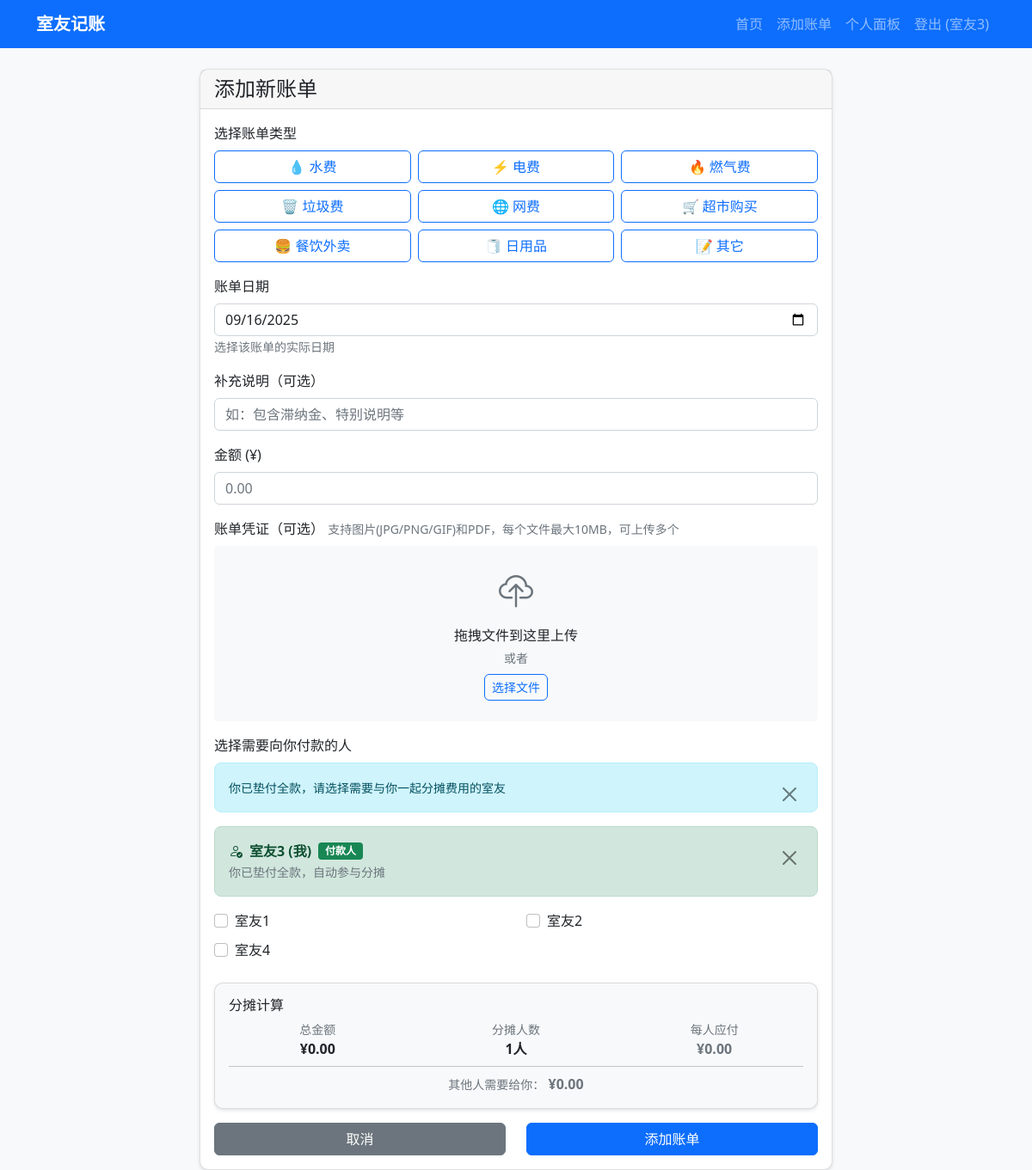
The page /add_bill (signed in) on the database its author committed.
### models.py (models this page shows, shortened)
class User(UserMixin, db.Model):
    id = db.Column(db.Integer, primary_key=True)
    username = db.Column(db.String(80), unique=True, nullable=False)
    password_hash = db.Column(db.String(120), nullable=False)
    display_name = db.Column(db.String(100), nullable=False)
    created_at = db.Column(db.DateTime, default=datetime.utcnow)
    bills_paid = db.relationship('Bill', backref='payer', lazy=True, foreign_keys='Bill.payer_id')
    settlements = db.relationship('Settlement', backref='settler', lazy=True)

### app.py (the view, shortened to what this page needs)
@app.route('/add_bill', methods=['GET', 'POST'])
@login_required
def add_bill():
    users = User.query.all()
    today = datetime.now().strftime('%Y-%m-%d')
    return render_template('add_bill.html', users=users, today=today)

### app.py (called while the page is built)
@login_manager.user_loader
def load_user(user_id):
    return User.query.get(int(user_id))

### templates/add_bill.html (shortened to what this page needs)
{% extends "base.html" %}
{% block content %}
<div class="row justify-content-center">
    <div class="col-md-8">
        <div class="card">
            <div class="card-header">
                <h4 class="mb-0">添加新账单</h4>
            </div>
            <div class="card-body">
                <form method="POST" enctype="multipart/form-data">
                    <div class="mb-3">
                        <label class="form-label">选择账单类型</label>
                        <div class="row g-2">
                            <div class="col-md-4 col-6">
                                <label class="btn btn-outline-primary w-100" for="type_water">
                                    💧 水费
                                </label>
                            </div>
                            <div class="col-md-4 col-6">
                                <label class="btn btn-outline-primary w-100" for="type_electricity">
                                    ⚡ 电费
                                </label>
                            </div>
                            <div class="col-md-4 col-6">
                                <label class="btn btn-outline-primary w-100" for="type_gas">
                                    🔥 燃气费
                                </label>
                            </div>
                            <div class="col-md-4 col-6">
                                <label class="btn btn-outline-primary w-100" for="type_trash">
                                    🗑️ 垃圾费
                                </label>
                            </div>
                            <div class="col-md-4 col-6">
                                <label class="btn btn-outline-primary w-100" for="type_internet">
                                    🌐 网费
                                </label>
                            </div>
                            <div class="col-md-4 col-6">
                                <label class="btn btn-outline-primary w-100" for="type_shopping">
                                    🛒 超市购买
                                </label>
                            </div>
                            <div class="col-md-4 col-6">
                                <label class="btn btn-outline-primary w-100" for="type_food">
                                    🍔 餐饮外卖
                                </label>
                            </div>
                            <div class="col-md-4 col-6">
                                <label class="btn btn-outline-primary w-100" for="type_daily">
                                    🧻 日用品
                                </label>
                            </div>
                            <div class="col-md-4 col-6">
                                <label class="btn btn-outline-primary w-100" for="type_other">
                                    📝 其它
                                </label>
                            </div>
                        </div>
                    </div>
                    <div class="mb-3">
                        <label for="bill_date" class="form-label">账单日期</label>
                        <input type="date" class="form-control" id="bill_date" name="bill_date"
                               value="{{ today }}" required>
                        <small class="form-text text-muted">选择该账单的实际日期</small>
                    </div>
                    <div class="mb-3">
                        <label for="notes" class="form-label">补充说明（可选）</label>
                        <input type="text" class="form-control" id="notes" name="notes"
                               placeholder="如：包含滞纳金、特别说明等">
                    </div>
                    <div class="mb-3">
                        <label for="amount" class="form-label">金额 (¥)</label>
                        <input type="number" class="form-control" id="amount" name="amount"
                               step="0.01" min="0" placeholder="0.00" required>
                    </div>
                    <div class="mb-3">
                        <label class="form-label">
                            账单凭证（可选）
                            <small class="text-muted">支持图片(JPG/PNG/GIF)和PDF，每个文件最大10MB，可上传多个</small>
                        </label>
                        <div id="drop-zone" class="border-2 border-dashed border-secondary rounded p-4 text-center position-relative"
                             style="background-color: #f8f9fa; cursor: pointer; min-height: 150px;">
                            <div id="drop-zone-content">
                                <i class="bi bi-cloud-upload fs-1 text-secondary"></i>
                                <p class="mt-2 mb-1">拖拽文件到这里上传</p>
                                <p class="text-muted small mb-2">或者</p>
                                <button type="button" class="btn btn-outline-primary btn-sm" id="browse-btn">
                                    选择文件
                                </button>
                            </div>
                        </div>
                    </div>
                    <div class="mb-3">
                        <label class="form-label">选择需要向你付款的人</label>
                        <div class="alert alert-info alert-dismissible fade show">
                            <button type="button" class="btn-close" data-bs-dismiss="alert" aria-label="关闭"></button>
                            <small>你已垫付全款，请选择需要与你一起分摊费用的室友</small>
                        </div>
                        <div class="alert alert-success mb-3 alert-dismissible fade show">
                            <button type="button" class="btn-close" data-bs-dismiss="alert" aria-label="关闭"></button>
                            <div class="d-flex align-items-center">
                                <i class="bi bi-person-check me-2"></i>
                                <strong>{{ current_user.display_name }} (我)</strong>
                                <span class="badge bg-success ms-2">付款人</span>
                            </div>
                            <small class="text-muted">你已垫付全款，自动参与分摊</small>
                        </div>
                        <div class="row">
                            {% for user in users %}
                                {% if user.id != current_user.id %}
                                    <div class="col-md-6 mb-2">
                                        <div class="form-check">
                                            <input class="form-check-input participant-checkbox" type="checkbox"
                                                   name="participants" value="{{ user.id }}" id="user{{ user.id }}">
                                            <label class="form-check-label" for="user{{ user.id }}">
                                                {{ user.display_name }}
                                            </label>
                                        </div>
                                    </div>
                                {% endif %}
                            {% endfor %}
                        </div>
                    </div>
                    <div class="mb-3">
                        <div class="card bg-light">
                            <div class="card-body">
                                <h6 class="card-title">分摊计算</h6>
                                <div id="split-calculation">
                                    <div class="row text-center">
                                        <div class="col-4">
                                            <div class="text-muted small">总金额</div>
                                            <div class="fw-bold" id="total-amount">¥0.00</div>
                                        </div>
                                        <div class="col-4">
                                            <div class="text-muted small">分摊人数</div>
                                            <div class="fw-bold" id="participant-count">1人</div>
                                        </div>
                                        <div class="col-4">
                                            <div class="text-muted small">每人应付</div>
                                            <div class="fw-bold text-primary" id="per-person-amount">¥0.00</div>
                                        </div>
                                    </div>
                                    <hr class="my-2">
                                    <div class="text-center">
                                        <small class="text-muted">其他人需要给你：</small>
                                        <strong class="text-success" id="others-owe-me">¥0.00</strong>
                                    </div>
                                </div>
                            </div>
                        </div>
                    </div>
                    <div class="row">
                        <div class="col-6">
                            <a href="{{ url_for('index') }}" class="btn btn-secondary w-100">取消</a>
                        </div>
                        <div class="col-6">
                            <button type="submit" class="btn btn-primary w-100">添加账单</button>
                        </div>
                    </div>
                </form>
            </div>
        </div>
    </div>
</div>
{% endblock %}

### templates/base.html (shortened to what this page needs)
<!DOCTYPE html>
<html lang="zh-CN">
<head>
    <link href="https://cdn.jsdelivr.net/npm/bootstrap@5.1.3/dist/css/bootstrap.min.css" rel="stylesheet">
    <link href="https://cdn.jsdelivr.net/npm/bootstrap-icons@1.10.0/font/bootstrap-icons.css" rel="stylesheet">
    <link href="{{ url_for('static', filename='css/style.css') }}" rel="stylesheet">
</head>
<body>
    {% if current_user.is_authenticated %}
    <nav class="navbar navbar-expand-lg navbar-dark bg-primary">
        <div class="container">
            <a class="navbar-brand" href="{{ url_for('index') }}">室友记账</a>
            <div class="navbar-nav ms-auto">
                <a class="nav-link" href="{{ url_for('index') }}">首页</a>
                <a class="nav-link" href="{{ url_for('add_bill') }}">添加账单</a>
                <a class="nav-link" href="{{ url_for('dashboard') }}">个人面板</a>
                <a class="nav-link" href="{{ url_for('logout') }}">登出 ({{ current_user.display_name }})</a>
            </div>
        </div>
    </nav>
    {% endif %}
    <div class="container mt-4">
        {% block content %}{% endblock %}
    </div>
</body>
</html>

### static/css/style.css (style rules this page uses)
body { background-color: #f8f9fa; }
.card { border-radius: 10px; box-shadow: 0 2px 4px rgba(0,0,0,0.1); transition: transform 0.2s; }
.navbar-brand { font-weight: bold; }
.alert { border-radius: 8px; }
.btn { border-radius: 6px; }
.form-control, .form-select { border-radius: 6px; }
.fade-in { animation: fadeIn 0.5s ease-in; }

### templates/base.html (style rules this page uses)
.alert-dismissible { padding-right: 3rem; }
.alert-dismissible .btn-close { position: absolute; top: 0.5rem; right: 0.5rem; z-index: 2; }

### rows shown on the page
User: display_name "室友3"
User: display_name "室友1"
User: display_name "室友2"
User: display_name "室友4"
